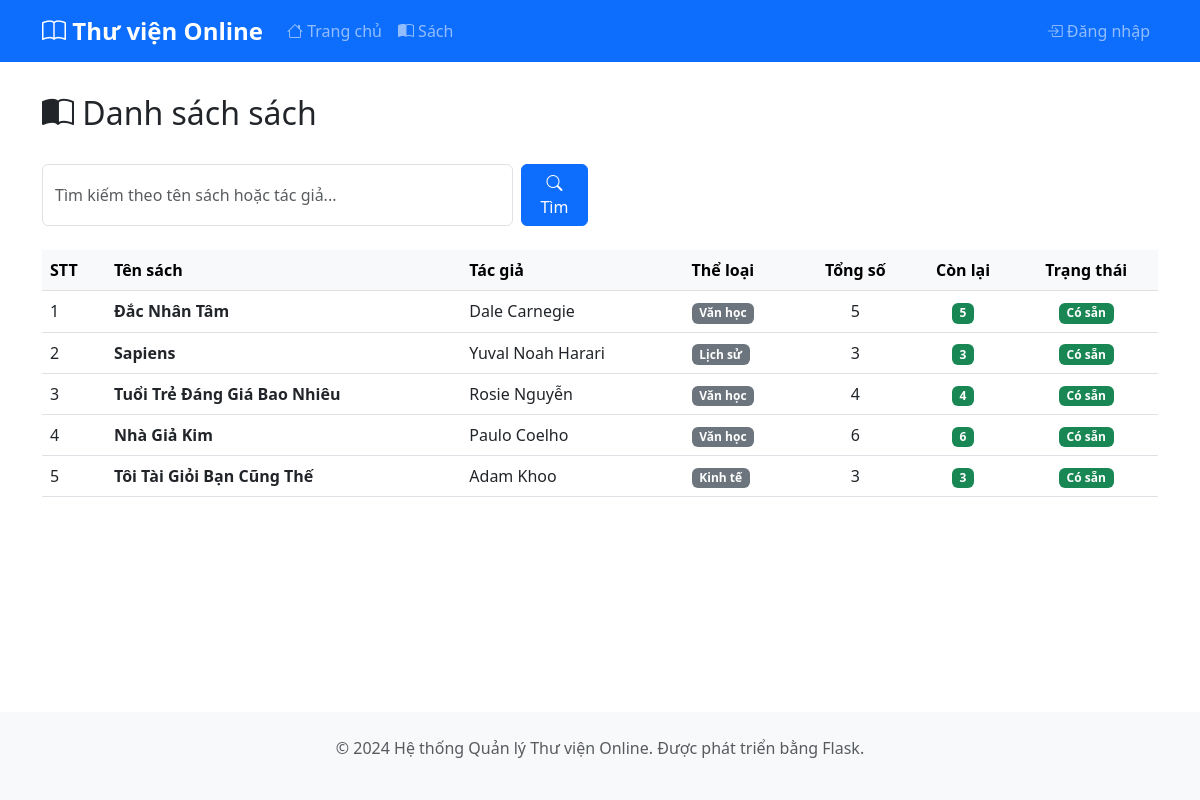
/books, run on the app's committed database.
### models.py (models this page shows, shortened)
class Book(db.Model):
    id = db.Column(db.Integer, primary_key=True)
    title = db.Column(db.String(200), nullable=False)
    author = db.Column(db.String(100), nullable=False)
    category = db.Column(db.String(50))
    quantity = db.Column(db.Integer, default=1)
    available = db.Column(db.Integer, default=1)
    created_at = db.Column(db.DateTime, default=datetime.utcnow)

### app.py (the view)
@app.route('/books')
def books():
    search = request.args.get('search', '')
    if search:
        books = Book.query.filter(Book.title.contains(search) | Book.author.contains(search)).all()
    else:
        books = Book.query.all()
    return render_template('books.html', books=books, search=search)

### templates/books.html (shortened to what this page needs)
{% extends "base.html" %}
{% block content %}
<div class="d-flex justify-content-between align-items-center mb-4">
    <h2><i class="bi bi-book-half"></i> Danh sách sách</h2>
</div>
<div class="row mb-4">
    <div class="col-md-6">
        <form method="GET" action="{{ url_for('books') }}" class="d-flex">
            <input type="text" name="search" class="form-control me-2"
                   placeholder="Tìm kiếm theo tên sách hoặc tác giả..."
                   value="{{ search }}">
            <button type="submit" class="btn btn-primary">
                <i class="bi bi-search"></i> Tìm
            </button>
        </form>
    </div>
</div>
{% if books %}
<div class="table-responsive">
    <table class="table table-hover">
        <thead class="table-light">
            <tr>
                <th>STT</th>
                <th>Tên sách</th>
                <th>Tác giả</th>
                <th>Thể loại</th>
                <th class="text-center">Tổng số</th>
                <th class="text-center">Còn lại</th>
                <th class="text-center">Trạng thái</th>
            </tr>
        </thead>
        <tbody>
            {% for book in books %}
            <tr>
                <td>{{ loop.index }}</td>
                <td><strong>{{ book.title }}</strong></td>
                <td>{{ book.author }}</td>
                <td><span class="badge bg-secondary">{{ book.category }}</span></td>
                <td class="text-center">{{ book.quantity }}</td>
                <td class="text-center">
                    <span class="badge {% if book.available > 0 %}bg-success{% else %}bg-danger{% endif %}">
                        {{ book.available }}
                    </span>
                </td>
                <td class="text-center">
                    {% if book.available > 0 %}
                    <span class="badge bg-success">Có sẵn</span>
                    {% else %}
                    <span class="badge bg-danger">Hết sách</span>
                    {% endif %}
                </td>
            </tr>
            {% endfor %}
        </tbody>
    </table>
</div>
{% endif %}
{% endblock %}

### templates/base.html (style rules this page uses)
body { min-height: 100vh; display: flex; flex-direction: column; }

### data on the page
Book: title "Đắc Nhân Tâm", author "Dale Carnegie", category "Văn học", quantity "5", available "5", shows "Có sẵn"
Book: title "Sapiens", author "Yuval Noah Harari", category "Lịch sử", quantity "3", available "3", shows "Có sẵn"
Book: title "Tuổi Trẻ Đáng Giá Bao Nhiêu", author "Rosie Nguyễn", category "Văn học", quantity "4", available "4", shows "Có sẵn"
Book: title "Nhà Giả Kim", author "Paulo Coelho", category "Văn học", quantity "6", available "6", shows "Có sẵn"
Book: title "Tôi Tài Giỏi Bạn Cũng Thế", author "Adam Khoo", category "Kinh tế", quantity "3", available "3", shows "Có sẵn"
